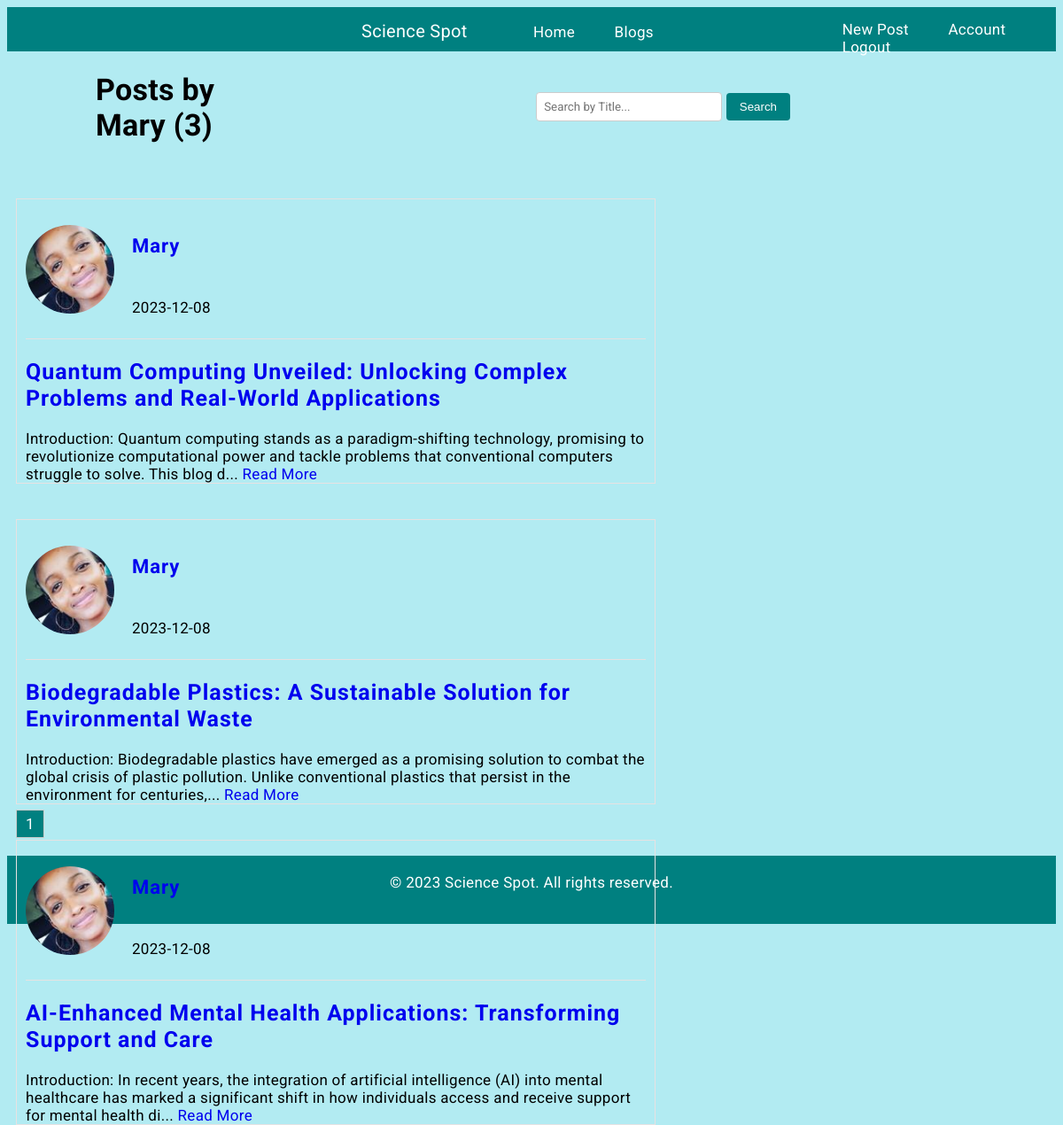
The page /user/Mary (signed in) on the database its author committed.
### flaskblog/models.py (models this page shows, shortened)
class User(db.Model, UserMixin):
    id = db.Column(db.Integer, primary_key=True)
    username = db.Column(db.String(20), unique=True, nullable=False)
    email = db.Column(db.String(120), unique=True, nullable=False)
    image_file = db.Column(db.String(20), nullable=False, default='default.jpg')
    password = db.Column(db.String(60), nullable=False)
    posts = db.relationship('Post', backref='author', lazy=True)
    """How ro represent our user model"""

class Post(db.Model):
    id = db.Column(db.Integer, primary_key=True)
    title = db.Column(db.String(100), nullable=False)
    date_posted = db.Column(db.DateTime, nullable=False, default=datetime.utcnow)
    content = db.Column(db.Text, nullable=False)
    user_id = db.Column(db.Integer, db.ForeignKey('user.id'), nullable=False)
    """How ro represent our post model"""

### flaskblog/routes.py (the view)
@app.route("/user/<string:username>")
@login_required
def user_posts(username):
    page = request.args.get('page', 1, type=int)
    user = User.query.filter_by(username=username).first_or_404()
    posts = Post.query.filter_by(author=user)\
        .order_by(Post.date_posted.desc())\
        .paginate(page=page, per_page=5)
    return render_template('user_posts.html', posts=posts, user=user)

### flaskblog/models.py (called while the page is built)
@login_manager.user_loader
def load_user(user_id):
    return User.query.get(int(user_id))

### flaskblog/templates/user_posts.html
{% extends 'layout.html' %} {% block content %}
<div class="header-container">
  <h1 class="header-text">Posts by {{ user.username }} ({{ posts.total }})</h1>
  <form class="search-form" action="{{ url_for('search_results') }}" method="GET">
      <input type="text" name="query" placeholder="Search by Title...">
      <button type="submit">Search</button>
  </form>
</div>
<div class="homediv-container">
  {% for post in posts.items %}
    <div class="homediv">
      <div class="homedivdetails">
        <img class="accountimageclass" src="{{ url_for('static', filename='images/' + post.author.image_file) }}"/>
        <div class="user-details">
          <p><a href="{{ url_for('user_posts', username=post.author.username) }}">{{ post.author.username }}</a></p>
          <p>{{ post.date_posted.strftime('%Y-%m-%d') }}</p>
        </div>
      </div>
      <hr class="custom-hr">
      <div>
        <p><h2><a href="{{ url_for('post', post_id=post.id) }}" class="teal-title">{{ post.title }}</a></h2></p>
        <p>{{ post.content[:200] }}{% if post.content|length > 200 %}... <a href="{{ url_for('post', post_id=post.id) }}">Read More</a>{% endif %}</p>
      </div>
    </div>
  {% endfor %}
</div>
<div class="pagination">
  {% for page_num in posts.iter_pages(left_edge=1, right_edge=1, left_current=1, right_current=2) %}
    {% if page_num %}
      {% if posts.page == page_num %}
        <a href="{{ url_for('blogs', page=page_num) }}" class="current-page">{{ page_num }}</a>
      {% else %}
        <a href="{{ url_for('blogs', page=page_num) }}">{{ page_num }}</a>
      {% endif %}
    {% else %}
      <span class="ellipsis">...</span>
    {% endif %}
  {% endfor %}
</div>
{% endblock content %}

### flaskblog/static/navigation.css (style rules this page uses)
* { text-decoration: none; }

### flaskblog/static/style.css (style rules this page uses)
body { background: #B2EBF2; font-size: 17px; letter-spacing: 0.3px; font-family: roboto, sans-serif; }
input[type='text'], input[type='email'], input[type='password'] { width: 100%; padding: 10px; border-radius: 5px; border: 1px solid #ccc; font-family: roboto; }
.accountimageclass { border-radius: 50%; width: 100px; height: 100px; object-fit: cover; }
.homediv-container { display: flex; flex-wrap: wrap; gap: 20px; height: 700px; }
.homediv { margin-top: 20px; margin-left: 10px; padding: 10px; width: 700px; height: 300px; border: 1px solid rgb(231, 226, 226); }
.homedivdetails { display: flex; align-items: center; }
.user-details { display: flex; flex-direction: column; margin-left: 20px; }
.user-details a { padding-top: 20px; text-decoration: none; font-weight: bold; font-size: 22px; letter-spacing: 1px; margin-bottom: 10px; }
.user-details > p { margin-top: 30px; }
.custom-hr { border: none; border-top: 1px solid rgb(231, 226, 226); margin-left: 0; margin-right: 0; width: 100%; display: block; }
.pagination { display: flex; margin-left: 10px; margin-top: 10px; }
.pagination a { display: inline-block; width: 30px; height: 30px; text-align: center; line-height: 30px; border: 1px solid #ccc; text-decoration: none; color: #333; }
.pagination a.current-page { background-color: teal; color: white; }
.search-form { display: flex; align-items: center; margin: 10px 300px ; width: 400px; }
.search-form input[type="text"] { padding: 8px; border-radius: 4px; border: 1px solid #ccc; margin-right: 5px; }
.search-form button { padding: 8px 15px; border-radius: 4px; border: none; background-color: teal; color: white; cursor: pointer; }
.header-container { display: flex; align-items: center; justify-content: space-between; margin-bottom: 20px; }
.header-text { margin-left: 100px; }
.search-form { display: flex; align-items: center; }
h2 a.teal-title { letter-spacing: 1px; font-size: 25px; font-weight: 700; }

### rows shown on the page
User: username "Mary"
Post: image_file (picture), author.username "Mary", date_posted "2023-12-08", title "Quantum Computing Unveiled: Unlocking Complex Problems and Real-World Applications", content "Introduction: Quantum computing stands as a paradigm-shifting technology, promising to revolutionize computational power and tackle problems that conventional computers struggle to solve. This blog d"
Post: image_file (picture), author.username "Mary", date_posted "2023-12-08", title "Biodegradable Plastics: A Sustainable Solution for Environmental Waste", content "Introduction: Biodegradable plastics have emerged as a promising solution to combat the global crisis of plastic pollution. Unlike conventional plastics that persist in the environment for centuries,"
Post: image_file (picture), author.username "Mary", date_posted "2023-12-08", title "AI-Enhanced Mental Health Applications: Transforming Support and Care", content "Introduction: In recent years, the integration of artificial intelligence (AI) into mental healthcare has marked a significant shift in how individuals access and receive support for mental health di"

### other values the page prints
{{ posts.total }} "3"
{{ page_num }} "1"
